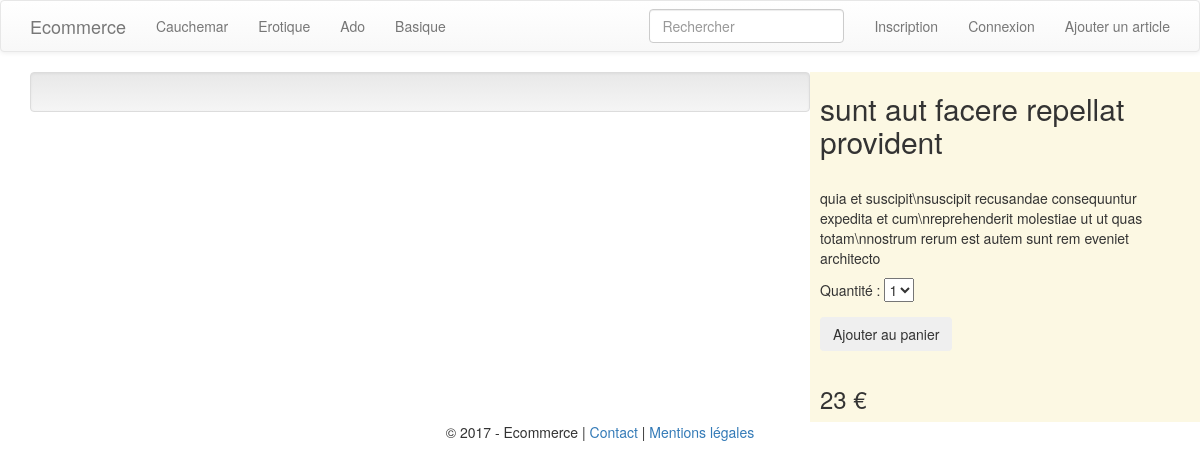
The app's page /?page=product&article=10 with its own data.
### tables this page shows
CREATE TABLE `category` (
  `id_category` int(11) NOT NULL,
  `category` varchar(255) NOT NULL
);

CREATE TABLE `product` (
  `id_product` int(11) NOT NULL,
  `id_category` int(11) NOT NULL,
  `name` varchar(255) NOT NULL,
  `description` varchar(255) NOT NULL,
  `image` varchar(255) NOT NULL,
  `price` int(11) NOT NULL,
  `quantity` int(11) NOT NULL
);

### function/model.php (called while the page is built, shortened)
<?php
function getCategories() {
    global $bdd;
    $query = $bdd->query("SELECT * FROM category");
    return $query->fetchAll(PDO::FETCH_OBJ);
}
function getProduct($id) {
    global $bdd;
    $query = $bdd->query("SELECT * FROM product WHERE id_product = $id");
    return $query->fetch(PDO::FETCH_OBJ);
}

### pages/product.php (the view, shortened to what this page needs)
<?php
    isset($_GET["article"]) ?
        $article = getProduct($_GET["article"])
        : header("location: index.php?page=404") ;
?>
<div class="container">
    <div class="row">
        <div class="col-md-8 well">
        </div>
        <div class="col-md-4 bg-warning" style="padding: 0 25px;">
            <div class="row">
                <h2><?php echo $article->name; ?></h2><br>
                <p id="description"><?php echo $article->description ?></p>
            </div>
            <div class="row">
                <div class="form-group">
                    <span>Quantité :</span>
                    <select id="quantity" name="">
                        <?php for($i = 1; $i < 7; $i++): ?>
                            <option value="<?php echo $i; ?>"><?php echo $i; ?></option>
                        <?php endfor; ?>
                    </select>
                </div>
                <div class="form-group">
                    <button type="submit" class="btn">Ajouter au panier</button>
                </div>
            </div>
            <div class="row">
                <h3 id="resultPrice"><?php echo $article->price; ?> €</h3>
            </div>
        </div>
    </div>
</div>

### pages/header.php (shortened to what this page needs)
<!DOCTYPE html>
<html>
    <head>
        <link rel="stylesheet" href="https://maxcdn.bootstrapcdn.com/bootstrap/3.3.7/css/bootstrap.min.css">
        <link rel="stylesheet" href="https://maxcdn.bootstrapcdn.com/bootstrap/3.3.7/css/bootstrap-theme.min.css">
        <link rel="stylesheet" src="css/style.css">
    </head>
    <body>
        <header class="main-header">
            <nav class="navbar navbar-default">
              <div class="container">
                <div class="navbar-header">
                  <a class="navbar-brand" href="?page=home">Ecommerce</a>
                </div>
                <div>
                  <ul class="nav navbar-nav">
                  <?php foreach(getCategories() as $category): ?>
                      <li><a href="?category=<?php echo $category->id_category; ?>"><?php echo $category->category; ?></a></li>
                  <?php endforeach; ?>
                  </ul>
                  <ul class="nav navbar-nav navbar-right">
                    <li><a href="?page=inscription">Inscription</a></li>
                    <li><a href="?page=31">Connexion</a></li>
                    <li><a href="?page=additem">Ajouter un article</a></li>
                  </ul>
                  <form  action="?page=99" class="navbar-form navbar-right">
                    <div class="form-group">
                      <input type="text" id="search" class="form-control" placeholder="Rechercher">
                    </div>
                  </form>
                </div>
              </div>
            </nav>
        </header>
        <div class="main-content">
            <div class="container">

### index.php (shortened to what this page needs)
<?php
require_once 'config.php';
require_once 'function/model.php';
require_once 'pages/header.php';
if (isset($_GET["page"])) {
    require_once 'pages/'.$_GET["page"].".php";
} else {
    require_once 'pages/home.php';
}
require_once 'pages/footer.php';

### pages/footer.php (shortened to what this page needs)
            </div>
        </div>
        <footer class="main-footer">
            <div class="container text-center">
                &copy; 2017 - Ecommerce | <a href="?page=1">Contact</a> | <a href="?page=2">Mentions légales</a>
            </div>
        </footer>
    </body>
</html>

### records on screen
category: category "Cauchemar"
category: category "Erotique"
category: category "Ado"
category: category "Basique"
product: name "sunt aut facere repellat provident", description "quia et suscipit\\nsuscipit recusandae consequuntur expedita et cum\\nreprehenderit molestiae ut ut quas totam\\nnostrum rerum est autem sunt rem eveniet architecto", price "23"

### other values on screen
form field value "1"
